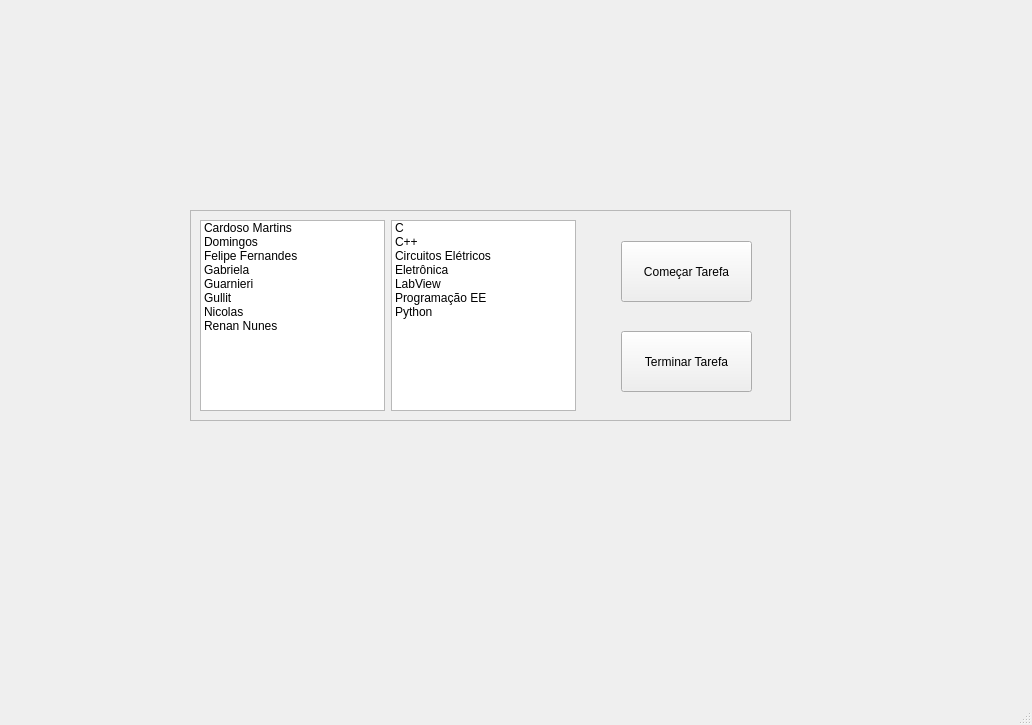
<?xml version="1.0" encoding="UTF-8"?>
<ui version="4.0">
 <class>MainWindow</class>
 <widget class="QMainWindow" name="MainWindow">
  <property name="geometry">
   <rect>
    <x>0</x>
    <y>0</y>
    <width>1032</width>
    <height>725</height>
   </rect>
  </property>
  <property name="windowTitle">
   <string>MainWindow</string>
  </property>
  <widget class="QWidget" name="centralwidget">
   <widget class="QScrollArea" name="scrollArea">
    <property name="geometry">
     <rect>
      <x>190</x>
      <y>210</y>
      <width>601</width>
      <height>211</height>
     </rect>
    </property>
    <property name="widgetResizable">
     <bool>true</bool>
    </property>
    <widget class="QWidget" name="scrollAreaWidgetContents">
     <property name="geometry">
      <rect>
       <x>0</x>
       <y>0</y>
       <width>599</width>
       <height>209</height>
      </rect>
     </property>
     <widget class="QListWidget" name="listWidget">
      <property name="geometry">
       <rect>
        <x>9</x>
        <y>9</y>
        <width>185</width>
        <height>191</height>
       </rect>
      </property>
      <item>
       <property name="text">
        <string>Cardoso Martins</string>
       </property>
      </item>
      <item>
       <property name="text">
        <string>Domingos</string>
       </property>
      </item>
      <item>
       <property name="text">
        <string>Felipe Fernandes</string>
       </property>
      </item>
      <item>
       <property name="text">
        <string>Gabriela</string>
       </property>
      </item>
      <item>
       <property name="text">
        <string>Guarnieri</string>
       </property>
      </item>
      <item>
       <property name="text">
        <string>Gullit</string>
       </property>
      </item>
      <item>
       <property name="text">
        <string>Nicolas</string>
       </property>
       <property name="background">
        <brush brushstyle="NoBrush">
         <color alpha="255">
          <red>0</red>
          <green>0</green>
          <blue>0</blue>
         </color>
        </brush>
       </property>
       <property name="foreground">
        <brush brushstyle="NoBrush">
         <color alpha="255">
          <red>0</red>
          <green>0</green>
          <blue>0</blue>
         </color>
        </brush>
       </property>
      </item>
      <item>
       <property name="text">
        <string>Renan Nunes</string>
       </property>
      </item>
     </widget>
     <widget class="QListWidget" name="listWidget_2">
      <property name="geometry">
       <rect>
        <x>200</x>
        <y>9</y>
        <width>185</width>
        <height>191</height>
       </rect>
      </property>
      <item>
       <property name="text">
        <string>C</string>
       </property>
      </item>
      <item>
       <property name="text">
        <string>C++</string>
       </property>
      </item>
      <item>
       <property name="text">
        <string>Circuitos Elétricos</string>
       </property>
      </item>
      <item>
       <property name="text">
        <string>Eletrônica</string>
       </property>
      </item>
      <item>
       <property name="text">
        <string>LabView</string>
       </property>
      </item>
      <item>
       <property name="text">
        <string>Programação EE</string>
       </property>
      </item>
      <item>
       <property name="text">
        <string>Python</string>
       </property>
      </item>
     </widget>
     <widget class="QPushButton" name="pushButton">
      <property name="geometry">
       <rect>
        <x>430</x>
        <y>30</y>
        <width>131</width>
        <height>61</height>
       </rect>
      </property>
      <property name="text">
       <string>Começar Tarefa</string>
      </property>
     </widget>
     <widget class="QPushButton" name="pushButton_2">
      <property name="geometry">
       <rect>
        <x>430</x>
        <y>120</y>
        <width>131</width>
        <height>61</height>
       </rect>
      </property>
      <property name="text">
       <string>Terminar Tarefa</string>
      </property>
     </widget>
    </widget>
   </widget>
  </widget>
  <widget class="QMenuBar" name="menubar">
   <property name="geometry">
    <rect>
     <x>0</x>
     <y>0</y>
     <width>1032</width>
     <height>21</height>
    </rect>
   </property>
  </widget>
  <widget class="QStatusBar" name="statusbar"/>
 </widget>
 <resources/>
 <connections/>
</ui>
